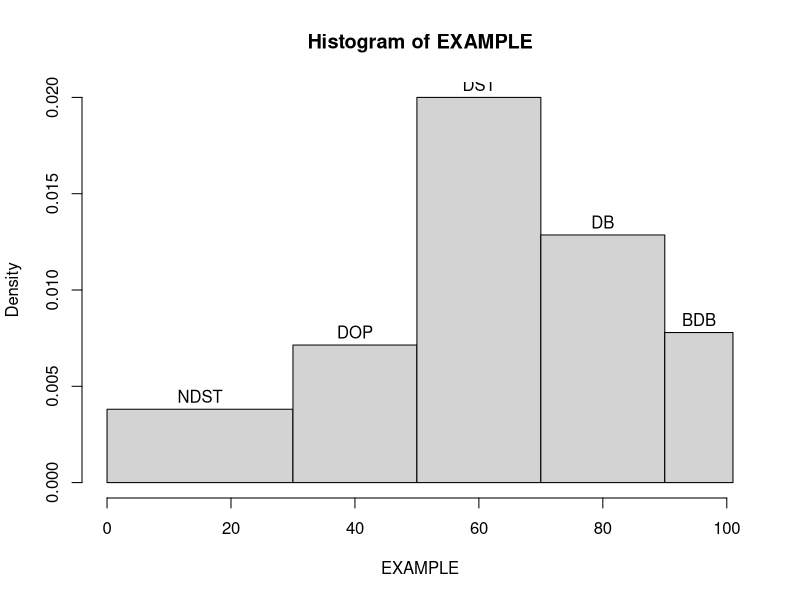

Recreate this plot in R.
#First steps - declaring and creating variables
c(2+2)

EXAMPLE <- sort(c(18.8,100,31.7,72.3,68.8,60.5,55.5,44.5,45.7,68.4,93.4,2,78.1,62.4,68,74.6,97.3,68.6,88.8,80.4,70.8,28.9,67.4,89.7,48.7,54.2,52.7,68.1,84,40.1,62.5,58,11.2,88.2,69))

#Simple mathematics vector functions
arythmetic <- function(vector){
  return(sum(vector)/length(vector))
}

Arythmetic_avg <- arythmetic(EXAMPLE)

harmonic <- function(vector){
  return(length(vector)/sum(replicate(length(vector),1)/vector))
}

Harmonic_avg <- harmonic(EXAMPLE)

#Creating a histogram with graphic presentations of data.
geometryczna <- function(vector){
  return(prod(vector)^(1/length(vector)))
}

Geometric_avg <- geometryczna(EXAMPLE);
hist(EXAMPLE, breaks = c(0,30,50,70,90,101),right = FALSE, labels =c("NDST","DOP","DST","DB","BDB"))



